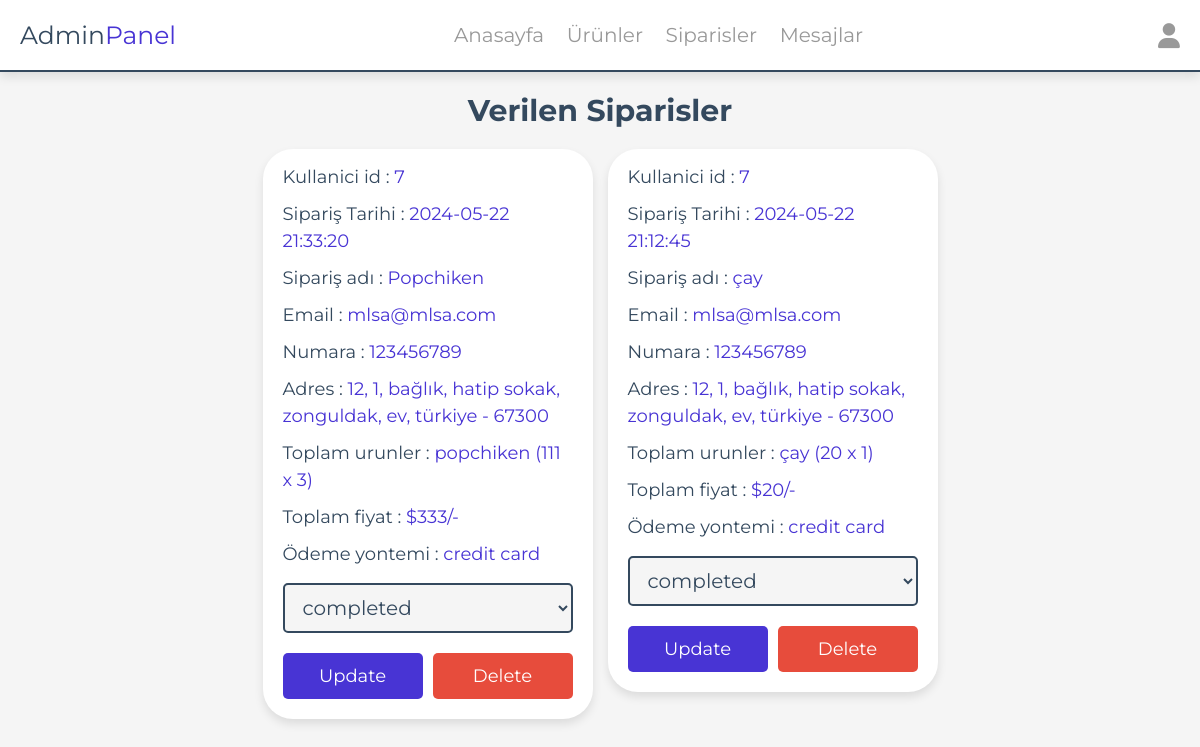
/admin/placed_orders.php (signed in), run on the app's committed database.
### tables this page shows
CREATE TABLE `orders` (
  `id` int(11) NOT NULL,
  `user_id` int(11) NOT NULL,
  `name` varchar(20) NOT NULL,
  `number` varchar(10) NOT NULL,
  `email` varchar(50) NOT NULL,
  `method` varchar(50) NOT NULL,
  `address` varchar(500) NOT NULL,
  `total_products` varchar(1000) NOT NULL,
  `total_price` int(11) NOT NULL,
  `placed_on` timestamp NULL DEFAULT current_timestamp(),
  `payment_status` varchar(255) DEFAULT 'pending',
  `admin_id` int(11) DEFAULT NULL,
  `product_id` int(11) NOT NULL
);

### admin/placed_orders.php (the view, shortened to what this page needs)
<?php
include '../components/connect.php';
$admin_id = $_SESSION['admin_id'];
?>
<!DOCTYPE html>
<html lang="en">
<head>
   <link rel="stylesheet" href="https://cdnjs.cloudflare.com/ajax/libs/font-awesome/6.1.1/css/all.min.css">
   <link rel="stylesheet" href="../css/admin_style.css">
</head>
<body>
<?php include '../components/admin_header.php' ?>
<section class="placed-orders">
   <h1 class="heading">verilen siparisler</h1>
   <div class="box-container">
   <?php
      $select_orders = $conn->prepare("SELECT * FROM `orders`");
      if ($admin_id != 1) {
          $select_orders = $conn->prepare("SELECT * FROM `orders` WHERE admin_id = ? ORDER BY placed_on DESC");
          $select_orders->execute([$admin_id]);
      } else {
          $select_orders->execute();
      }
      if($select_orders->rowCount() > 0){
         while($fetch_orders = $select_orders->fetch(PDO::FETCH_ASSOC)){
   ?>
   <div class="box" style ="border-radius: 30px; border: 1px">
      <p> Kullanici id : <span><?= $fetch_orders['user_id']; ?></span> </p>
      <p> Sipariş Tarihi : <span><?= $fetch_orders['placed_on']; ?></span> </p>
      <p> Sipariş adı : <span><?= $fetch_orders['name']; ?></span> </p>
      <p> Email : <span><?= $fetch_orders['email']; ?></span> </p>
      <p> Numara : <span><?= $fetch_orders['number']; ?></span> </p>
      <p> Adres : <span><?= $fetch_orders['address']; ?></span> </p>
      <p> Toplam urunler : <span><?= $fetch_orders['total_products']; ?></span> </p>
      <p> Toplam fiyat : <span>$<?= $fetch_orders['total_price']; ?>/-</span> </p>
      <p> Ödeme yontemi : <span><?= $fetch_orders['method']; ?></span> </p>
      <?php if($admin_id != 1){ ?>
      <form action="" method="POST">
         <select name="payment_status" class="drop-down">
            <option value="" selected disabled><?= $fetch_orders['payment_status']; ?></option>
         </select>
         <div class="flex-btn">
            <input type="submit" value="update" class="btn" name="update_payment">
            <a href="placed_orders.php?delete=<?= $fetch_orders['id']; ?>" class="delete-btn" onclick="return confirm('delete this order?');">delete</a>
         </div>
      </form>
      <?php } ?>
   </div>
   <?php
      }
   }else{
      echo '<p class="empty">Henüz Sipariş Verilmedi!</p>';
   }
   ?>
   </div>
</section>
</body>
</html>

### css/admin_style.css (style rules this page uses)
:root { --main-color:#4834d4; --red:#e74c3c; --orange:#f39c12; --black:#34495e; --white:#fff; --light-bg:#f5f5f5; --light-color:#999; --border:.2rem solid var(--black); --box-shadow:0 .5rem 1rem rgba(0,0,0,.1); }
* { font-family: 'Montserrat', sans-serif; margin:0; padding:0; box-sizing: border-box; text-decoration: none; outline: none; border:none; }
html { font-size: 62.5%; overflow-x: hidden; }
body { background-color: var(--light-bg); }
section { max-width: 1200px; margin:0 auto; padding:2rem; }
.btn, .delete-btn, .option-btn { display: block; margin-top: 1rem; border-radius: .5rem; cursor: pointer; width: 100%; font-size: 1.8rem; color:var(--white); padding:1.2rem 3rem; text-transform: capitalize; text-align: center; }
.btn { background-color: var(--main-color); }
.delete-btn { background-color: var(--red); }
.flex-btn { display: flex; gap:1rem; }
.heading { text-align: center; margin-bottom: 2rem; text-transform: capitalize; color:var(--black); font-size: 3rem; }
.placed-orders .box-container { display: grid; grid-template-columns: repeat(auto-fit, 33rem); gap:1.5rem; justify-content: center; align-items: flex-start; }
.placed-orders .box-container .box { background-color: var(--white); border-radius: .5rem; box-shadow: var(--box-shadow); border:var(--border); padding:2rem; padding-top: 1rem; }
.placed-orders .box-container .box p { padding: .5rem 0; line-height: 1.5; font-size: 1.8rem; color:var(--black); }
.placed-orders .box-container .box p span { color:var(--main-color); }
.placed-orders .box-container .box .drop-down { width: 100%; margin:1rem 0; background-color: var(--light-bg); padding:1rem 1.4rem; font-size: 2rem; color:var(--black); border:var(--border); border-radius: .5rem; }

### data on the page
orders: user "7", placed_on "2024-05-22 21:33:20", name "Popchiken", email "mlsa@mlsa.com", number "123456789", address "12, 1, bağlık, hatip sokak, zonguldak, ev, türkiye - 67300", total_products "popchiken (111 x 3)", total_price "333", method "credit card", payment_status "completed"
orders: user "7", placed_on "2024-05-22 21:12:45", name "çay", email "mlsa@mlsa.com", number "123456789", address "12, 1, bağlık, hatip sokak, zonguldak, ev, türkiye - 67300", total_products "çay (20 x 1)", total_price "20", method "credit card", payment_status "completed"
